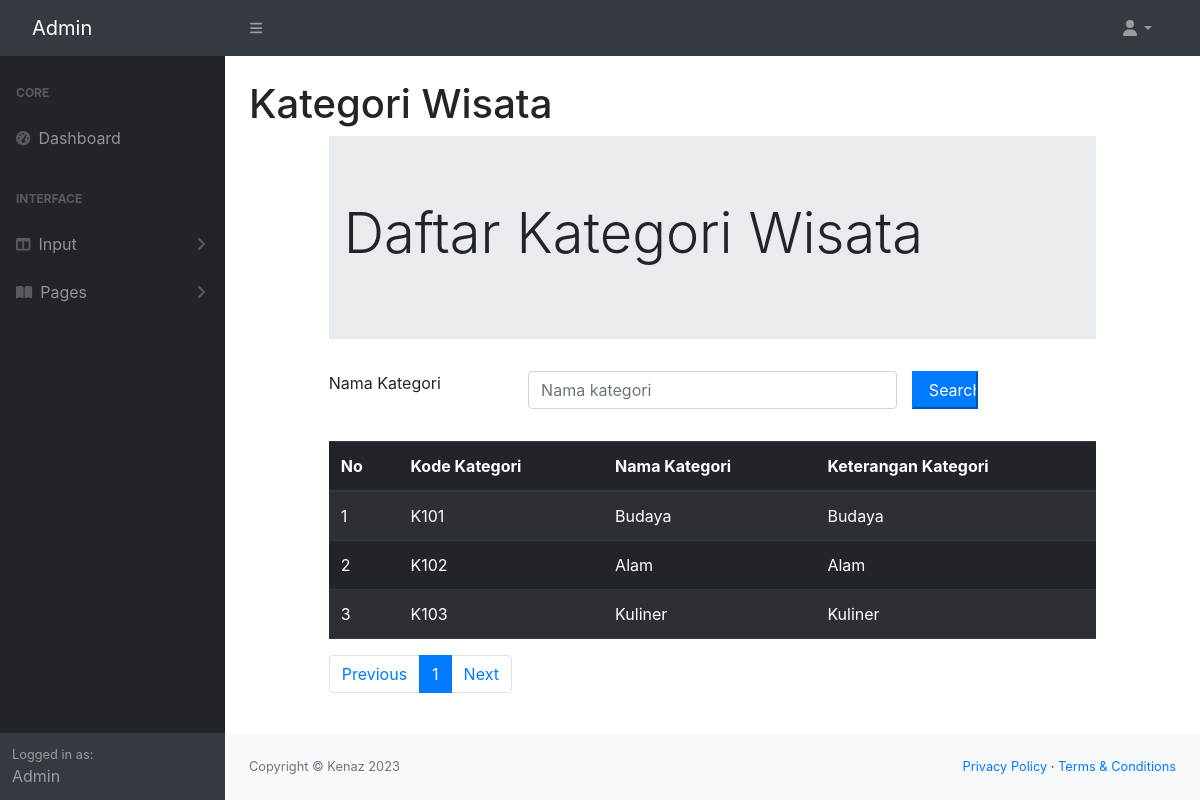
The app's page /admin/daftarkategoriwisata.php with its own data.
### tables this page shows
CREATE TABLE `kategoriwisata` (
  `kategoriKODE` char(4) NOT NULL,
  `kategoriNAMA` char(25) NOT NULL,
  `kategoriKET` text NOT NULL,
  `kategoriREFERENCE` varchar(50) NOT NULL
);

### admin/daftarkategoriwisata.php (the view, shortened to what this page needs)
<!doctype html>
<?php include "INCLUDE/head.php"?>
    <body class="sb-nav-fixed">
        <?php include "INCLUDE/menunav.php"?>
        <div id="layoutSidenav">
            <?php include "INCLUDE/menu.php"?>
            <div id="layoutSidenav_content">
                <main>
                    <div class="container-fluid px-4">
                        <h1 class="mt-4">Kategori Wisata</h1>
<?php
	include "include/config.php";
?>
<html lang="en">
  <head>
    <link rel="stylesheet" href="https://cdn.jsdelivr.net/npm/bootstrap@4.0.0/dist/css/bootstrap.min.css">
  </head>
  <body>
  <div class="row">
            <div class="col-sm-1"></div>
            <div class="col-sm-10">
            <div class="jumbotron jumbotron-fluid">
                    <div class="container">
                        <h1 class="display-4">Daftar Kategori Wisata</h1>
                    </div>
                </div>
                <form method="POST">
                    <div class="form-group row mb-2">
                        <label for="Search" class="col-sm-3">Nama Kategori</label>
                        <div class="col-sm-6">
                            <input type="text" name="Search" class="form-control" id="Search"
                            value="<?php if(isset($_POST["Search"])){echo $_POST["Search"];
                            }?>" placeholder="Nama kategori">
                        </div>
                        <input type="submit" name="kirim" class="col-sm-1 btn-primary" value="Search">
                    </div>
                </form>
                <br>
                <table class="table table-dark table-striped">
                    <thead>
                        <tr>
                        <th scope="col">No</th>
                        <th scope="col">Kode Kategori</th>
                        <th scope="col">Nama Kategori</th>
                        <th scope="col">Keterangan Kategori</th>
                        </tr>
                    </thead>
                    <tbody>
                        <?php
                            $jumlahtampilan = 3;
                            $halaman = (isset($_GET['page']))? $_GET['page'] : 1;
                            $mulaitampilan = ($halaman - 1) * $jumlahtampilan;
                            if(isset($_POST["kirim"])){
                                $Search = $_POST["Search"];
                                $query = mysqli_query($connection, "select * from kategoriwisata where kategoriNAMA like'%".$Search."%';;");
                            } else{
                                $query = mysqli_query($connection, "select * from kategoriwisata
                                limit $mulaitampilan, $jumlahtampilan;");
                            }
                            $nomor = 1;
                            while($row = mysqli_fetch_array($query)){
                        ?>
                        <tr>
                            <td>
                                <?php echo $mulaitampilan + $nomor;?>
                            </td>
                            <td><?php echo $row['kategoriKODE']; ?></td>
                            <td><?php echo $row['kategoriNAMA']; ?></td>
                            <td><?php echo $row['kategoriKET']; ?></td>
                            <?php
                                $nomor += 1;
                                }
                            ?>
                        </tr>
                    </tbody>
                </table>
                <?php
                    $query = mysqli_query($connection, "SELECT * FROM kategoriwisata");
                    $jumlahrecord = mysqli_num_rows($query);
                    $jumlahpage = ceil($jumlahrecord / $jumlahtampilan);
                ?>
                <nav aria-label="Page navigation example">
                <ul class="pagination">
                    <li class="page-item"><a class="page-link" href="?page=<?php $nomorhal=1;
                    echo $nomorhal?>">Previous</a></li>
                    <?php for($nomorhal=1; $nomorhal<=$jumlahpage; $nomorhal++){ ?>
                    <li class="page-item">
                        <?php if($nomorhal!=$halaman) {?>
                            <a class="page-link" href="?page=<?php echo $nomorhal ?>"><?php echo $nomorhal ?></a>
                        <?php } else{ ?>
                            <li class="page-item active" aria-current="page">
                                <a class="page-link" href="?page=<?php echo $nomorhal;?>"><?php echo $nomorhal ?></a>
                            </li>
                        <?php } ?>
                    </li>
                    <?php } ?>
                    <li class="page-item"><a class="page-link" href="?page=<?php echo $nomorhal - 1; ?>">Next</a></li>
                </ul>
                </nav>
            </div>
        </div>
  </body>
  </main>
                <?php include "INCLUDE/footer.php"?>
            </div>
        </div>
</html>

### records on screen
kategoriwisata: kategoriKODE "K101", kategoriNAMA "Budaya", kategoriKET "Budaya"
kategoriwisata: nomor "2", kategoriKODE "K102", kategoriNAMA "Alam", kategoriKET "Alam"
kategoriwisata: nomor "3", kategoriKODE "K103", kategoriNAMA "Kuliner", kategoriKET "Kuliner"
